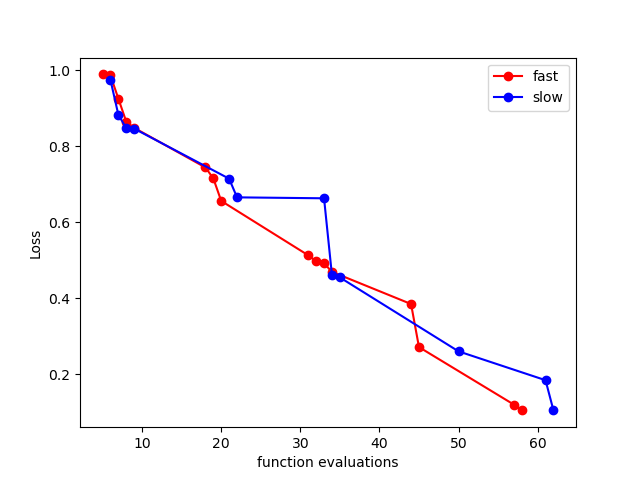

This figure's Python source:
import math

import numpy as np
from numpy.random import rand, seed
from matplotlib import pyplot as plt
from decimal import Decimal, localcontext


def objective(x):
    return x * math.sin(10 * math.pi * x) + 1  # step[0] ** 2.0


def annealing_schedule(ch, temp, alpha, i):
    with localcontext() as ctx:
        ctx.prec = 100

        if ch == "slow":
            t = temp * Decimal(Decimal(alpha) ** i)
        else:
            t = temp - alpha * i
    return t


def sa(objective, iterations, temperature, beta, a_schedule):
    # Choose a random microstate
    x = np.random.uniform(low=0.0, high=0.03)
    y = objective(x)
    x_best, y_best = x, y
    y_updates = []
    funct_evals = []
    for i in range(iterations):
        # Choose a nearby microstate
        x1 = x_best + np.random.uniform(low=0.0, high=0.03)
        x1 = max(min(x1, 1.0), -0.5)
        y1 = objective(x1)
        del_y = y1 - y

        if del_y < 0:
            x, y = x1, y1
            y_updates.append(y1)
            funct_evals.append(i + 1)
        difference = y1 - y_best
        alpha = y1 / y_best

        if i % beta == 0:
            if i != 0:
                t = annealing_schedule(a_schedule, temperature, alpha, i)
            else:
                t = temperature
        # Metropolis  Acceptance Probability
        metropolis = np.exp(Decimal(-difference) / Decimal(t))
        if difference < 0 or rand() < metropolis:
            x_best, y_best = x1, y1
    return [funct_evals, y_updates]


if __name__ == "__main__":

    # initial temperature
    temperature = 12
    # define the total no. of iterations
    iterations = 1200
    beta = 20
    for a_s in ["fast", "slow"]:
        # perform the simulated annealing
        f_evals, y_updates = sa(objective, iterations, temperature, beta, a_s)
        # plotting the values
        if a_s == "fast":
            plt.plot(f_evals, y_updates, 'ro-', label=a_s)
        else:
            plt.plot(f_evals, y_updates, 'bo-', label=a_s)
    plt.legend()
    plt.xlabel('function evaluations')
    plt.ylabel('Loss')
    plt.savefig("sa4.png")
    plt.show()
